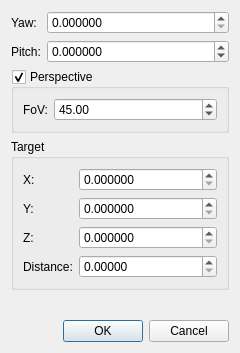
<?xml version="1.0" encoding="UTF-8"?>
<ui version="4.0">
 <class>Camera3DSettingDialog</class>
 <widget class="QDialog" name="Camera3DSettingDialog">
  <property name="geometry">
   <rect>
    <x>0</x>
    <y>0</y>
    <width>240</width>
    <height>353</height>
   </rect>
  </property>
  <property name="minimumSize">
   <size>
    <width>240</width>
    <height>0</height>
   </size>
  </property>
  <property name="windowTitle">
   <string>Camera Settings</string>
  </property>
  <layout class="QVBoxLayout" name="verticalLayout">
   <item>
    <layout class="QFormLayout" name="formLayout_3">
     <item row="0" column="0">
      <widget class="QLabel" name="label">
       <property name="text">
        <string>Yaw:</string>
       </property>
      </widget>
     </item>
     <item row="0" column="1">
      <widget class="QDoubleSpinBox" name="yawSpin">
       <property name="decimals">
        <number>6</number>
       </property>
       <property name="maximum">
        <double>360.000000000000000</double>
       </property>
      </widget>
     </item>
     <item row="1" column="0">
      <widget class="QLabel" name="label_2">
       <property name="text">
        <string>Pitch:</string>
       </property>
      </widget>
     </item>
     <item row="1" column="1">
      <widget class="QDoubleSpinBox" name="pitchSpin">
       <property name="decimals">
        <number>6</number>
       </property>
       <property name="minimum">
        <double>-90.000000000000000</double>
       </property>
       <property name="maximum">
        <double>90.000000000000000</double>
       </property>
      </widget>
     </item>
    </layout>
   </item>
   <item>
    <widget class="QGroupBox" name="perspectiveCheck">
     <property name="title">
      <string>Perspective</string>
     </property>
     <property name="checkable">
      <bool>true</bool>
     </property>
     <layout class="QFormLayout" name="formLayout_2">
      <item row="0" column="0">
       <widget class="QLabel" name="label_6">
        <property name="text">
         <string>FoV:</string>
        </property>
       </widget>
      </item>
      <item row="0" column="1">
       <widget class="QDoubleSpinBox" name="fovSpin">
        <property name="minimum">
         <double>1.000000000000000</double>
        </property>
        <property name="maximum">
         <double>170.000000000000000</double>
        </property>
        <property name="value">
         <double>45.000000000000000</double>
        </property>
       </widget>
      </item>
     </layout>
    </widget>
   </item>
   <item>
    <widget class="QGroupBox" name="groupBox">
     <property name="title">
      <string>Target</string>
     </property>
     <layout class="QFormLayout" name="formLayout">
      <item row="0" column="0">
       <widget class="QLabel" name="label_3">
        <property name="text">
         <string>X:</string>
        </property>
       </widget>
      </item>
      <item row="0" column="1">
       <widget class="QDoubleSpinBox" name="tgtXSpin">
        <property name="decimals">
         <number>6</number>
        </property>
       </widget>
      </item>
      <item row="1" column="0">
       <widget class="QLabel" name="label_4">
        <property name="text">
         <string>Y:</string>
        </property>
       </widget>
      </item>
      <item row="1" column="1">
       <widget class="QDoubleSpinBox" name="tgtYSpin">
        <property name="decimals">
         <number>6</number>
        </property>
       </widget>
      </item>
      <item row="2" column="0">
       <widget class="QLabel" name="label_5">
        <property name="text">
         <string>Z:</string>
        </property>
       </widget>
      </item>
      <item row="2" column="1">
       <widget class="QDoubleSpinBox" name="tgtZSpin">
        <property name="decimals">
         <number>6</number>
        </property>
       </widget>
      </item>
      <item row="3" column="0">
       <widget class="QLabel" name="label_7">
        <property name="text">
         <string>Distance:</string>
        </property>
       </widget>
      </item>
      <item row="3" column="1">
       <widget class="QDoubleSpinBox" name="distSpin">
        <property name="decimals">
         <number>5</number>
        </property>
       </widget>
      </item>
     </layout>
    </widget>
   </item>
   <item>
    <spacer name="verticalSpacer">
     <property name="orientation">
      <enum>Qt::Vertical</enum>
     </property>
     <property name="sizeHint" stdset="0">
      <size>
       <width>20</width>
       <height>1</height>
      </size>
     </property>
    </spacer>
   </item>
   <item>
    <widget class="QDialogButtonBox" name="buttonBox">
     <property name="orientation">
      <enum>Qt::Horizontal</enum>
     </property>
     <property name="standardButtons">
      <set>QDialogButtonBox::Cancel|QDialogButtonBox::Ok</set>
     </property>
    </widget>
   </item>
  </layout>
 </widget>
 <resources/>
 <connections>
  <connection>
   <sender>buttonBox</sender>
   <signal>accepted()</signal>
   <receiver>Camera3DSettingDialog</receiver>
   <slot>accept()</slot>
   <hints>
    <hint type="sourcelabel">
     <x>248</x>
     <y>254</y>
    </hint>
    <hint type="destinationlabel">
     <x>157</x>
     <y>274</y>
    </hint>
   </hints>
  </connection>
  <connection>
   <sender>buttonBox</sender>
   <signal>rejected()</signal>
   <receiver>Camera3DSettingDialog</receiver>
   <slot>reject()</slot>
   <hints>
    <hint type="sourcelabel">
     <x>316</x>
     <y>260</y>
    </hint>
    <hint type="destinationlabel">
     <x>286</x>
     <y>274</y>
    </hint>
   </hints>
  </connection>
 </connections>
</ui>
